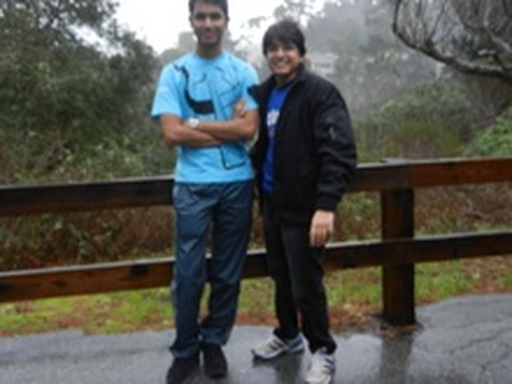
%> input picture DSCN6155.JPG (cropped and resized to the size of MATLAB's example picture), 512 x 384 px, given in place of peppers.png, which was not available
$ octave w_fir_3.m   (GNU Octave 9; MATLAB toolbox functions it lacks are replaced by stand-ins)
%> lines starting %> are read from the running program, lines starting %| are printed output that depends on the picture; pictures that were not available may be replaced by others from this repository, and a replacement may not be noted
%=========================================================================%

% IMAGE FILTERING CODE   : 1.4

% Developers             : Mehul Oswal
% Organization           : Stanford University
% Objective              : Perform image filtering (FIR Wiener)
% Contact information    : moswal@stanford.edu

% Input options


% USE imabsdiff

% To check fot the correct number of input arguments in your function
% USE error(nargchk(low,high,nargin))


%=========================================================================%

%% Fresh Start
clear all;
close all;
clc;

%% Input Options
read_image = 'global'; % Reading the good image from the local storage
blur_type  = 'gaussian';% Can be 'gaussian','disk', 'motion',etc
plot_original = 'no'; % Can be 'yes' or 'no'
plot_blurred  = 'yes'; % Can be 'yes' or 'no'

%% Extracting image and introducing noise into it
disp('Introducing noise in the image')
tic;

switch read_image
    case 'local'
        I = imread...
        ('/Users/mehuloswal/me354_final_project/image_cereals/image1.jpg');
    case 'global'
        I = imread('peppers.png');
%> I is the input picture: size 384x512x3 uint8; mean R, G, B 84.1, 85.7, 79.8
    case 'other'
        % Ask for the path of the image on the local system
        alt_path = input('Please specify alternate path of the image in single quotes:');
        I = imread(alt_path);
    otherwise
        error('Wrong "read_image" choice specified')
end


% Prepare the image:
I = mat2gray(rgb2gray(im2double(I)));
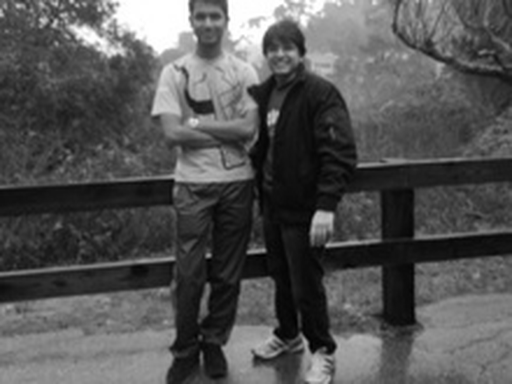
%> I: size 384x512 double; min 0, max 1, mean 0.332
if strcmp(plot_original,'yes')
    figure, imshow(I);
    title('Original Image');
else
end


switch blur_type
    case 'motion'
%       LEN = input('LEN=');
%       THETA = input('THETA=');
        LEN = 51;
        THETA = 11;
        PSF = fspecial('motion', LEN, THETA);
        blurred = imfilter(I, PSF, 'conv', 'circular');
    case 'gaussian'
%       ROW = input('No. of Rows=');
%       COL = input('No. of Cols=');
        RADIUS = 10;
        ROW = RADIUS;
        COL = RADIUS;
        PSF = fspecial('gaussian', ROW, COL);
        blurred = imfilter(I, PSF, 'conv', 'circular');
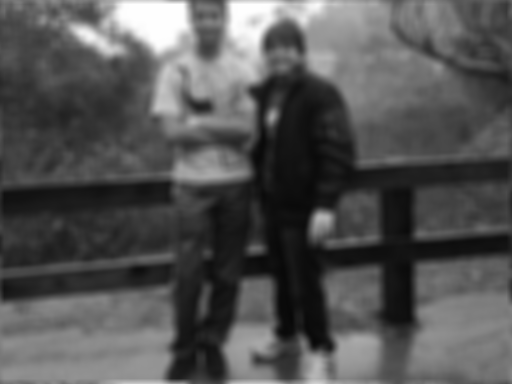
%> blurred: size 384x512 double; min 0.0331, max 1, mean 0.332
    case 'disk'
%       RADIUS = input('Radius of the disk');
        RADIUS = 2;
        PSF = fspecial('disk', RADIUS);
        blurred = imfilter(I, PSF, 'conv', 'circular');
    otherwise
        error('Blur type specified not yet set up in the code')
end

% Additive noise
mean_noise = 0;
var_noise = 0.0001;
im = imnoise(blurred, 'gaussian', ...
                mean_noise, var_noise);

if strcmp(plot_blurred,'yes')
    figure, imshow(im)
    title('Simulate Blur and Noise')
else
end
toc;

%%
disp('Extracting image and initializing variables')
tic;

% Image size
[m,n] = size(im);
%> m = 384; n = 512

% Window (W)                            [Later make this as an input]
M = 15; W = -M:M;
kmin=-(M-1);kmax=M-1;
lmin=-(M-1);lmax=M-1;

% St.D of the image
sig = std2(im);
%> sig = 0.201

% St.D. of noise                        [Later make this as an input]
sig_n = sqrt(var_noise);

% Signal to Noise ratio (SNR)
SNR = sig.^2/sig_n.^2;
%> SNR = 404

% Covariance function (r): size = [2p+1,2p+1]
p = 4;                         % Need to check/play on this parameter
mpr = -p:p; npr = -p:p;             % Square Matrix

disp('Done')
toc;

%% Evaluating the RIGHT HAND SIDE OF Eqn. 8.64
disp('Evaluating the RIGHT HAND SIDE OF Eqn. 8.64')
tic;


% [10 lines of commented-out code are left out]
alpha = .001;


% r_uv = Convolution between PSF and r0
r_uv = zeros(2*M+1,2*M+1);              % Initializing


for k = -M:M
    for l = -M:M
        for i = k-p:k+p
            for j = l-p:l+p
                kk = k+M+1; ll = l+M+1;
                % Creating temp variables a and b
                a = k-i ; b = l-j;
                if a<-p || a>p || b<-p || b>p
                    r_uv(kk,ll) = r_uv(kk,ll);
                else
                    r_uv(kk,ll) = r_uv(kk,ll) + exp(-alpha*(a^2 + b^2))...
                        *.6^sqrt(i^2 + j^2);
                end
            end
        end
    end
end

% [24 lines of commented-out code are left out]
r_uv = reshape(r_uv,(2*M+1)^2,1);

disp('Done')
toc;
%% LEFT HAND SIDE
A = zeros(2*M+1,2*M+1);
for k = -M:M
    for l = -M:M
        for i = -k-p:-k+p
            for j = -l-p:-l+p
                kk = k+M+1; ll = l+M+1;
                % Creating temp variables a and b
                a = k+i ; b = l+j;
                if a<-p || a>p || b<-p || b>p
                    A(kk,ll) = A(kk,ll);
                else
                    A(kk,ll) = A(kk,ll) + exp(-alpha*(i^2 + j^2)).*...
                        exp(-alpha*(a^2 + b^2));
                end
            end
        end
    end
end

%% R_basic
% Now calculating the basic dimension of R

R_basic = zeros(length(W),length(W));
% Convolution
for k = -M:M
    for l = -M:M
        for i = -M:M
            for j = -M:M
                % Creating temp variables a and b
                a = k-i ; b = l-j;
                kk = k+M+1; ll = l+M+1;
                ii = i+M+1;jj=j+M+1;
                if ii<=0 || ii>2*M+1 || jj<=0 || jj>2*M+1
                    R_basic(kk,ll) = R_basic(kk,ll);
                else
                    R_basic(kk,ll) = R_basic(kk,ll) + .6^sqrt(a^2 + b^2).*A(ii,jj);
                end
            end
        end
    end
end
% [25 lines of commented-out code are left out]
delta = eye(size(R_basic,1),size(R_basic,2));
LHS_basic = (1/SNR).*delta + R_basic;
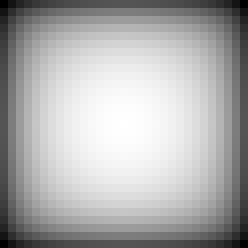
%> LHS_basic: size 31x31 double (shown 8 times larger); min 466, max 1864.6, mean 1413; drawn with min black and max white
row = [LHS_basic(1,:),zeros(1,(2*M+1)^2-length(LHS_basic(1,:)))];
col = [LHS_basic(:,1);zeros((2*M+1)^2-length(LHS_basic(1,:)),1)];

LHS = toeplitz(col,row);
%===========================END-NEW=======================================%

% To get g, we need to solve the system of equations LHS*g = r_uv
g = LHS\r_uv;
%> g = 961 values, max 0.01 at index 786, min -0.0103 at index 939, mean 4.29e-05

% reshaping g back to a matrix
g = reshape(g,2*M+1,2*M+1);
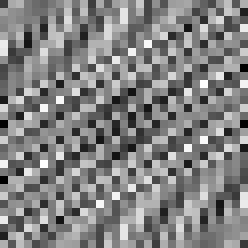
%> g: size 31x31 double (shown 8 times larger); min -0.0103, max 0.01, mean 4.29e-05; drawn with min black and max white

disp('Done')
toc;

%% DFFT of the image

disp('Convolving blurred image with FIR Wiener Filter')
tic;
im_sharp = zeros(size(im));
% Convolution

%> (the run ends here)
